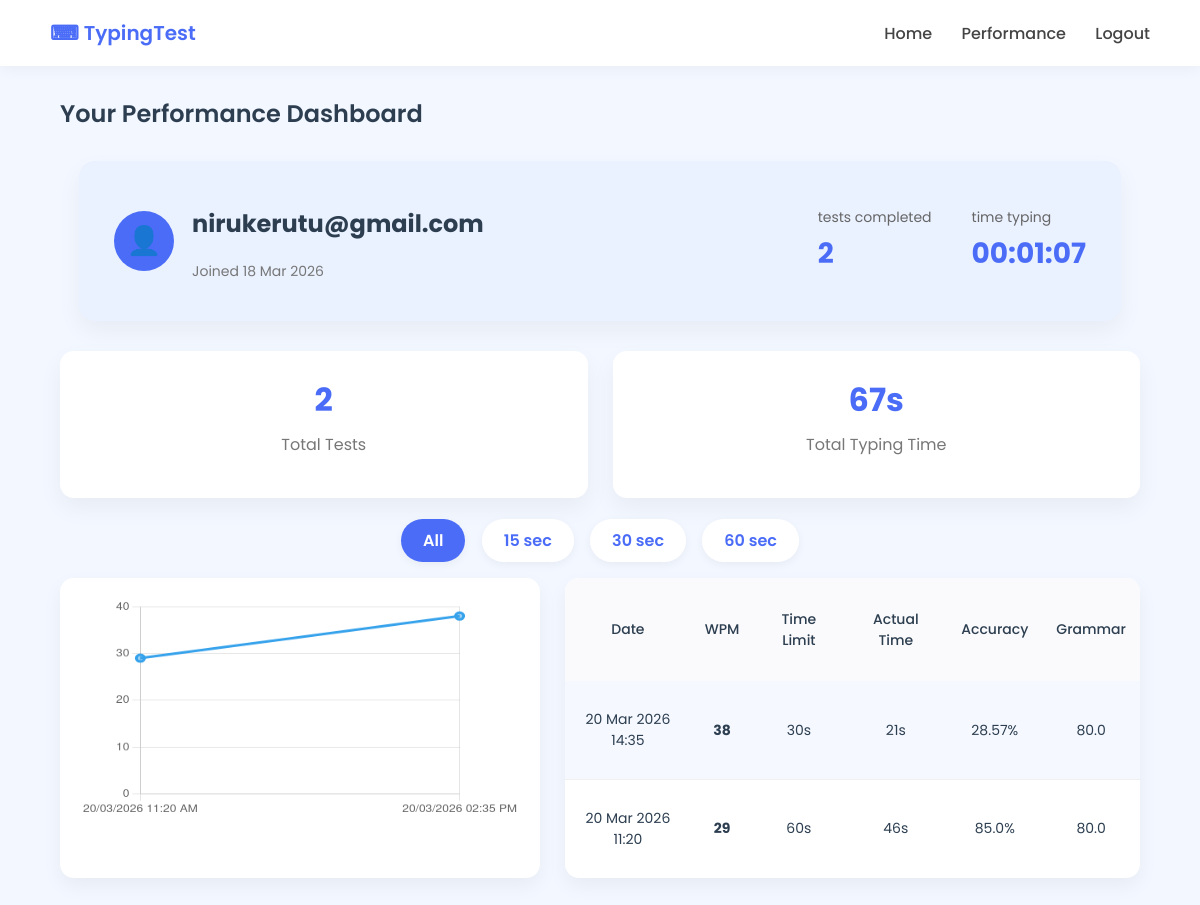
The app's page /performance/ (signed in), older data.
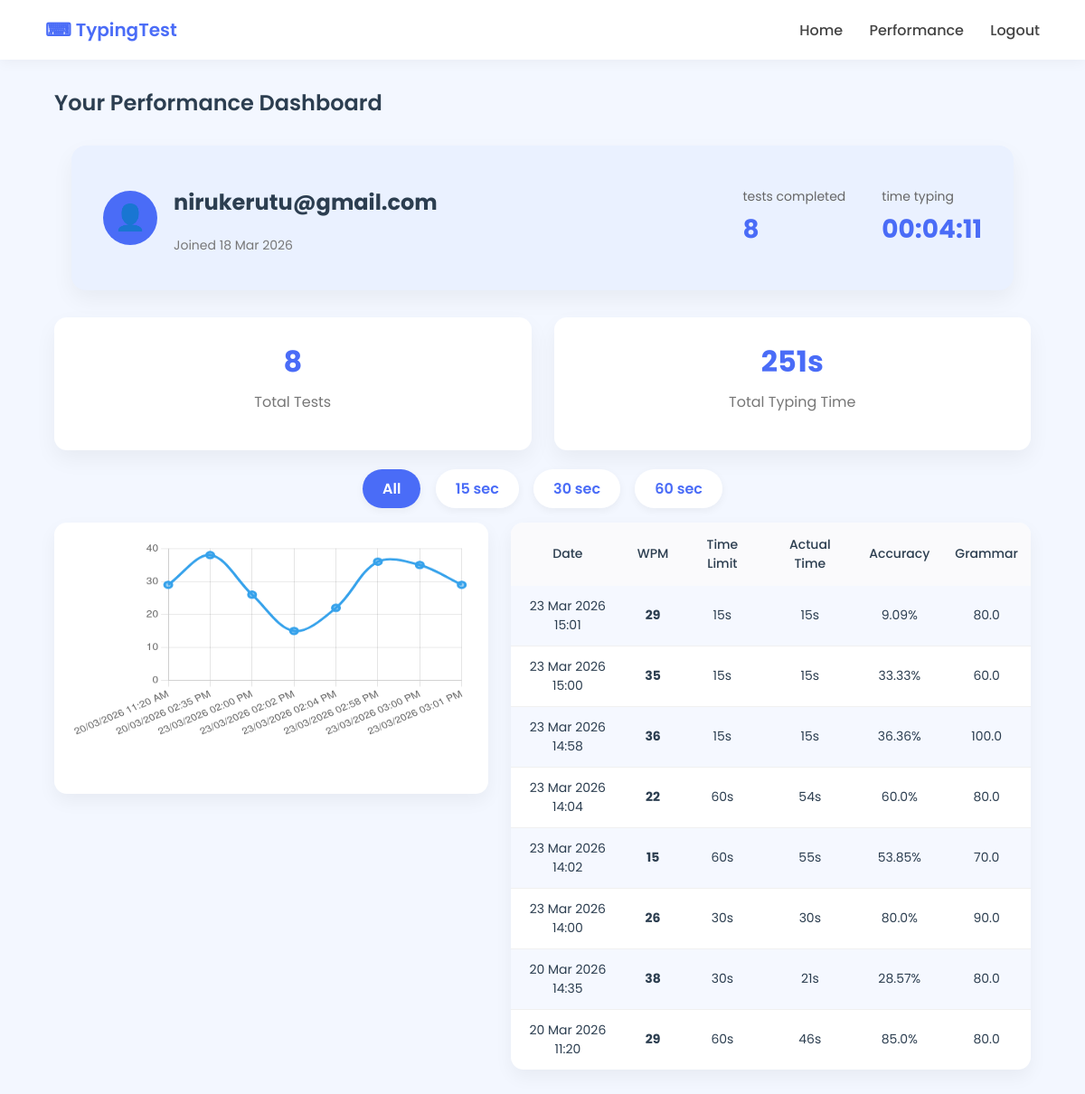
The same page, newer data.
### typing_test/models.py (models this page shows, shortened)
class TypingResult(models.Model):
    user = models.ForeignKey(User, on_delete=models.CASCADE, null=True, blank=True)
    wpm = models.IntegerField()
    accuracy = models.FloatField()
    grammar_score = models.FloatField()
    test_time = models.IntegerField(default=60)
    time_limit = models.IntegerField(default=60)
    created_at = models.DateTimeField(auto_now_add=True)

### typing_test/views.py (the view)
# urls.py: path("performance/", views.performance, name="performance"),
@never_cache
@login_required
def performance(request):
    filter_time = request.GET.get("time", "all")
    results     = TypingResult.objects.filter(user=request.user).order_by("created_at")
    if filter_time != "all":
        results = results.filter(time_limit=int(filter_time))
    total_tests    = results.count()
    total_time     = results.aggregate(Sum("test_time"))["test_time__sum"] or 0
    recent_results = results.order_by("-created_at")[:8]
    graph_data     = results.order_by("created_at")
    graph_labels   = [timezone.localtime(r.created_at).strftime("%d/%m/%Y %I:%M %p") for r in graph_data]
    graph_wpm      = [r.wpm for r in graph_data]
    total_typing_seconds = TypingResult.objects.filter(user=request.user).aggregate(Sum("test_time"))["test_time__sum"] or 0
    hours       = total_typing_seconds // 3600
    minutes     = (total_typing_seconds % 3600) // 60
    seconds     = total_typing_seconds % 60
    time_typing = f"{hours:02}:{minutes:02}:{seconds:02}"
    return no_cache(render(request, "dashboard.html", {
        "results": recent_results, "total_tests": total_tests, "total_time": total_time,
        "selected_time": filter_time, "graph_labels": graph_labels, "graph_wpm": graph_wpm,
        "tests_completed": results.count(), "time_typing": time_typing,
    }))

### typing_test/views.py (called while the page is built)
def no_cache(response):
    response["Cache-Control"] = "no-store, no-cache, must-revalidate, max-age=0"
    response["Pragma"]        = "no-cache"
    response["Expires"]       = "0"
    return response

### typing_test/templates/dashboard.html (shortened to what this page needs)
{% load tz %}
<!DOCTYPE html>
<html lang="en">
<head>
</head>
<body>
<nav class="navbar">
    <a href="{% url 'home' %}" class="logo">⌨ TypingTest</a>
    <div class="nav-links">
        <a href="{% url 'home' %}">Home</a>
        <a href="{% url 'performance' %}">Performance</a>
        <a href="{% url 'logout' %}">Logout</a>
    </div>
</nav>
<div class="container">
    <div class="page-title">Your Performance Dashboard</div>
    <div class="profile-header">
        <div class="profile-left">
            <div class="avatar">👤</div>
            <div>
                <h2>{{ request.user.username }}</h2>
                <p class="joined">Joined {{ request.user.date_joined|date:"d M Y" }}</p>
            </div>
        </div>
        <div class="profile-stats">
            <div class="profile-box">
                <p>tests completed</p>
                <h3>{{ tests_completed }}</h3>
            </div>
            <div class="profile-box">
                <p>time typing</p>
                <h3>{{ time_typing }}</h3>
            </div>
        </div>
    </div>
    <div class="stats">
        <div class="stat-card">
            <h2>{{ total_tests }}</h2>
            <p>Total Tests</p>
        </div>
        <div class="stat-card">
            <h2>{{ total_time }}s</h2>
            <p>Total Typing Time</p>
        </div>
    </div>
    <div class="filters">
        <a href="{% url 'performance' %}" class="{% if selected_time == 'all' %}active-filter{% endif %}">All</a>
        <a href="?time=15"  class="{% if selected_time == '15' %}active-filter{% endif %}">15 sec</a>
        <a href="?time=30"  class="{% if selected_time == '30' %}active-filter{% endif %}">30 sec</a>
        <a href="?time=60"  class="{% if selected_time == '60' %}active-filter{% endif %}">60 sec</a>
    </div>
    <div class="performance-layout">
        <div class="graph-card">
            <canvas id="wpmChart"></canvas>
        </div>
        <div class="table-card">
            <table>
                <tr>
                    <th>Date</th>
                    <th>WPM</th>
                    <th>Time Limit</th>
                    <th>Actual Time</th>
                    <th>Accuracy</th>
                    <th>Grammar</th>
                </tr>
                {% for r in results %}
                <tr>
                    <td>{{ r.created_at|localtime|date:"d M Y H:i" }}</td>
                    <td><b>{{ r.wpm }}</b></td>
                    <td>{{ r.time_limit }}s</td>
                    <td>{{ r.test_time|floatformat:0 }}s</td>
                    <td>{{ r.accuracy }}%</td>
                    <td>{{ r.grammar_score }}</td>
                </tr>
                {% empty %}
                <tr>
                    <td colspan="6">No test history available</td>
                </tr>
                {% endfor %}
            </table>
        </div>
    </div>
</div>
<script>
    const labels = {{ graph_labels|safe }};
    const data   = {{ graph_wpm|safe }};
    new Chart(document.getElementById("wpmChart"), {
        type: "line",
        data: {
            labels: labels,
            datasets: [{
                label: "Net WPM",
                data: data,
                borderWidth: 3,
                tension: 0.35,
                pointRadius: 4
            }]
        },
        options: {
            responsive: true,
            maintainAspectRatio: false,
            plugins: { legend: { display: false } },
            scales: {
                y: { beginAtZero: true, ticks: { stepSize: 10 } }
            }
        }
    });
</script>
</body>
</html>

### typing_test/templates/dashboard.html (style rules this page uses)
body { margin: 0; font-family: 'Poppins', sans-serif; background: #f3f7ff; color: #2c3e50; }
.navbar { background: white; padding: 18px 50px; display: flex; justify-content: space-between; align-items: center; box-shadow: 0 2px 15px rgba(0,0,0,0.05); }
.logo { font-weight: 600; font-size: 20px; color: #4a6cf7; text-decoration: none; }
.nav-links a { margin-left: 25px; text-decoration: none; font-weight: 500; color: #444; }
.container { width: 90%; margin: auto; margin-top: 30px; }
.stats { display: flex; gap: 25px; margin-bottom: 30px; }
.stat-card { flex: 1; background: white; padding: 25px; border-radius: 14px; text-align: center; box-shadow: 0 10px 25px rgba(0,0,0,0.05); transition: 0.3s; }
.stat-card h2 { margin: 0; font-size: 32px; color: #4a6cf7; }
.stat-card p { margin-top: 8px; color: #777; }
.filters { text-align: center; margin-bottom: 25px; }
.filters a { text-decoration: none; padding: 10px 22px; margin: 6px; border-radius: 25px; background: white; color: #4a6cf7; font-weight: 600; box-shadow: 0 3px 10px rgba(0,0,0,0.05); transition: 0.25s; }
.active-filter { background: #4a6cf7 !important; color: white !important; }
.performance-layout { display: grid; grid-template-columns: 1fr 1.4fr; gap: 25px; align-items: stretch; margin-bottom: 30px; }
.graph-card { background: white; padding: 20px; border-radius: 14px; box-shadow: 0 8px 20px rgba(0,0,0,0.05); height: 260px; }
.graph-card canvas { height: 220px !important; }
.table-card { background: white; border-radius: 14px; overflow: hidden; box-shadow: 0 8px 20px rgba(0,0,0,0.05); height: 100%; display: flex; flex-direction: column; }
table { width: 100%; height: 100%; border-collapse: collapse; font-size: 14px; }
th { background: #fafafc; padding: 14px; font-weight: 500; text-align: center; }
td { padding: 12px; text-align: center; border-bottom: 1px solid #f0f0f0; }
tr:last-child td { border-bottom: none; }
tr:nth-child(even) { background: #f5f8ff; }
.page-title { font-size: 24px; font-weight: 600; margin-bottom: 20px; }
.profile-header { background: #eaf1ff; margin: 30px auto; width: 90%; border-radius: 16px; padding: 25px 35px; display: flex; justify-content: space-between; align-items: center; box-shadow: 0 10px 25px rgba(0,0,0,0.05); }
.profile-left { display: flex; align-items: center; gap: 18px; }
.avatar { width: 60px; height: 60px; border-radius: 50%; background: #4a6cf7; color: white; display: flex; align-items: center; justify-content: center; font-size: 28px; }
.joined { color: #777; font-size: 14px; }
.profile-stats { display: flex; gap: 40px; }
.profile-box p { margin: 0; color: #666; font-size: 14px; }
.profile-box h3 { margin: 5px 0 0; font-size: 28px; color: #4a6cf7; }

Row changes from the older to the newer data that the page shows:
added TypingResult: created_at "23 Mar 2026 15:01", wpm "29", time_limit "15", test_time "15", accuracy "9.09", grammar_score "80.0"
added TypingResult: created_at "23 Mar 2026 15:00", wpm "35", time_limit "15", test_time "15", accuracy "33.33", grammar_score "60.0"
added TypingResult: created_at "23 Mar 2026 14:58", wpm "36", time_limit "15", test_time "15", accuracy "36.36", grammar_score "100.0"
added TypingResult: created_at "23 Mar 2026 14:04", wpm "22", time_limit "60", test_time "54", accuracy "60.0", grammar_score "80.0"
added TypingResult: created_at "23 Mar 2026 14:02", wpm "15", time_limit "60", test_time "55", accuracy "53.85", grammar_score "70.0"
added TypingResult: created_at "23 Mar 2026 14:00", wpm "26", time_limit "30", test_time "30", accuracy "80.0", grammar_score "90.0"
Text that changed along with them:
{{ tests_completed }}: "2" → "8"
{{ time_typing }}: "00:01:07" → "00:04:11"
{{ total_tests }}: "2" → "8"
{{ total_time }}: "67" → "251"
chart data {{ graph_wpm|safe }}: [29, 38] → [29, 38, 26, 15, 22, 36, 35, 29]
